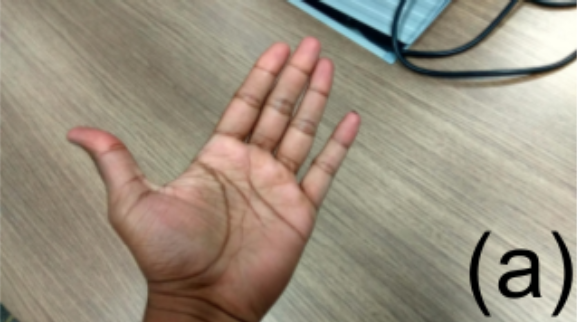
#> input picture images/hand.png, 577 x 322 px
$ python YCbCr_histogram.py
#> lines starting #> are read from the running program, lines starting #| are printed output that depends on the picture
import cv2
import numpy as np
from matplotlib import pyplot as plt

# Opencv는 H W C!!!!
img = cv2.imread('images/hand.png')
#> img is the input picture: shape (322, 577, 3); mean B, G, R 127, 143.5, 154.3

ycrcb = cv2.cvtColor(img, cv2.COLOR_BGR2YCrCb)
#> ycrcb: shape (322, 577, 3); mean of channels 0, 1, 2 144.8, 134.7, 117.9

color = ('b', 'g', 'r')
for i, col in enumerate(color):
    hist = cv2.calcHist([ycrcb], [i], None, histSize=[256], ranges=[0, 256])
    plt.plot(hist, color=col)
    plt.xlim([0, 256])

plt.show()
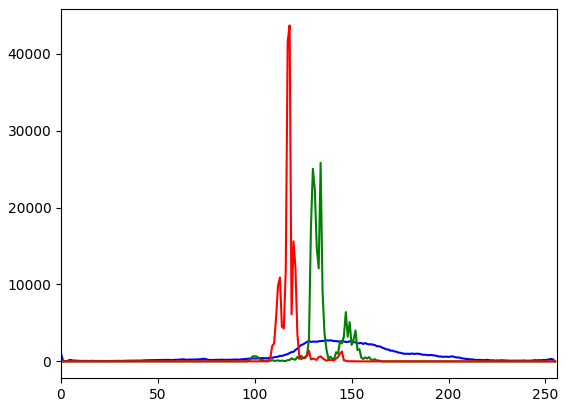
#> figure drawn by matplotlib, 1 panel; curve peaks at x = 137, y = 2750; curve peaks at x = 134, y = 25816; curve peaks at x = 118, y = 43681
